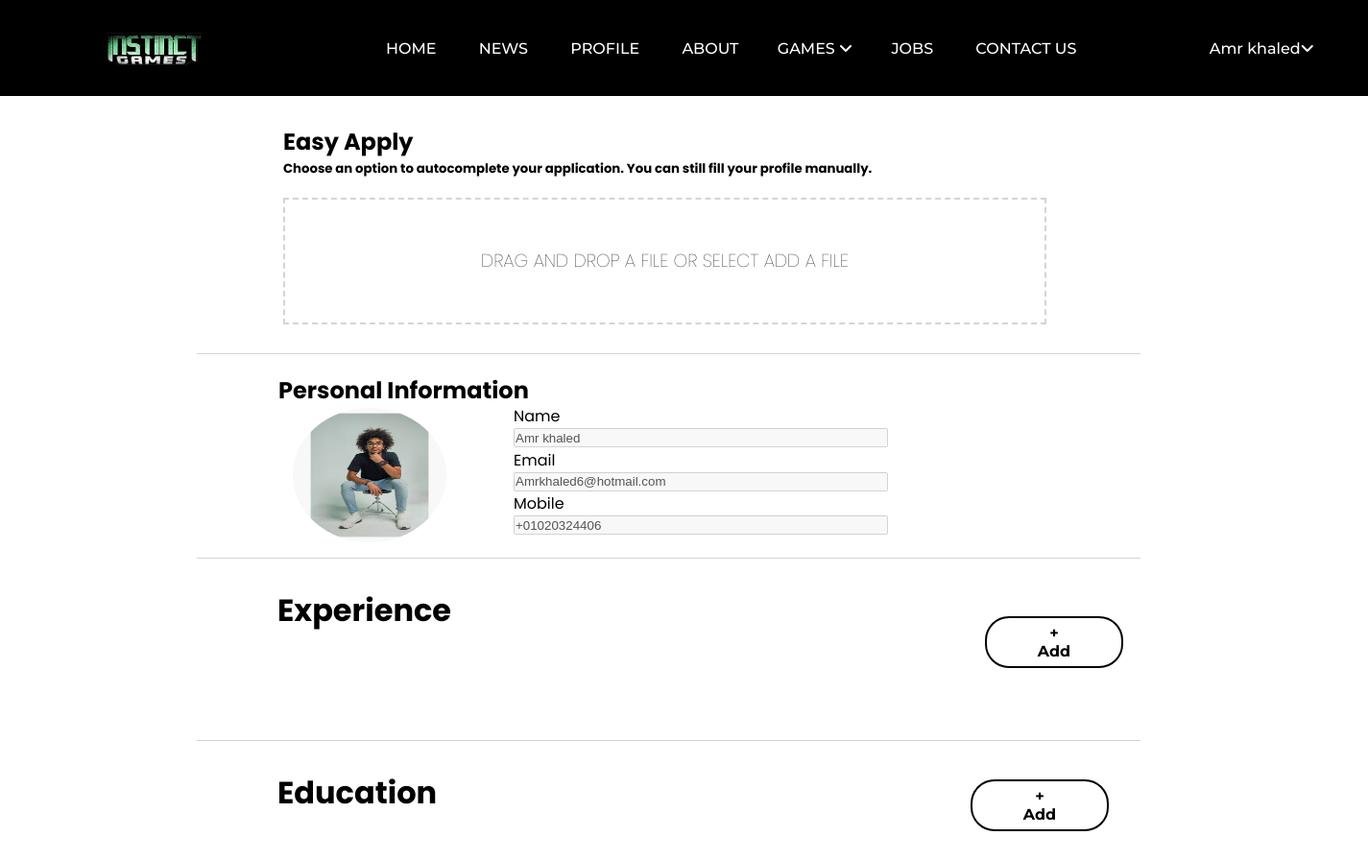
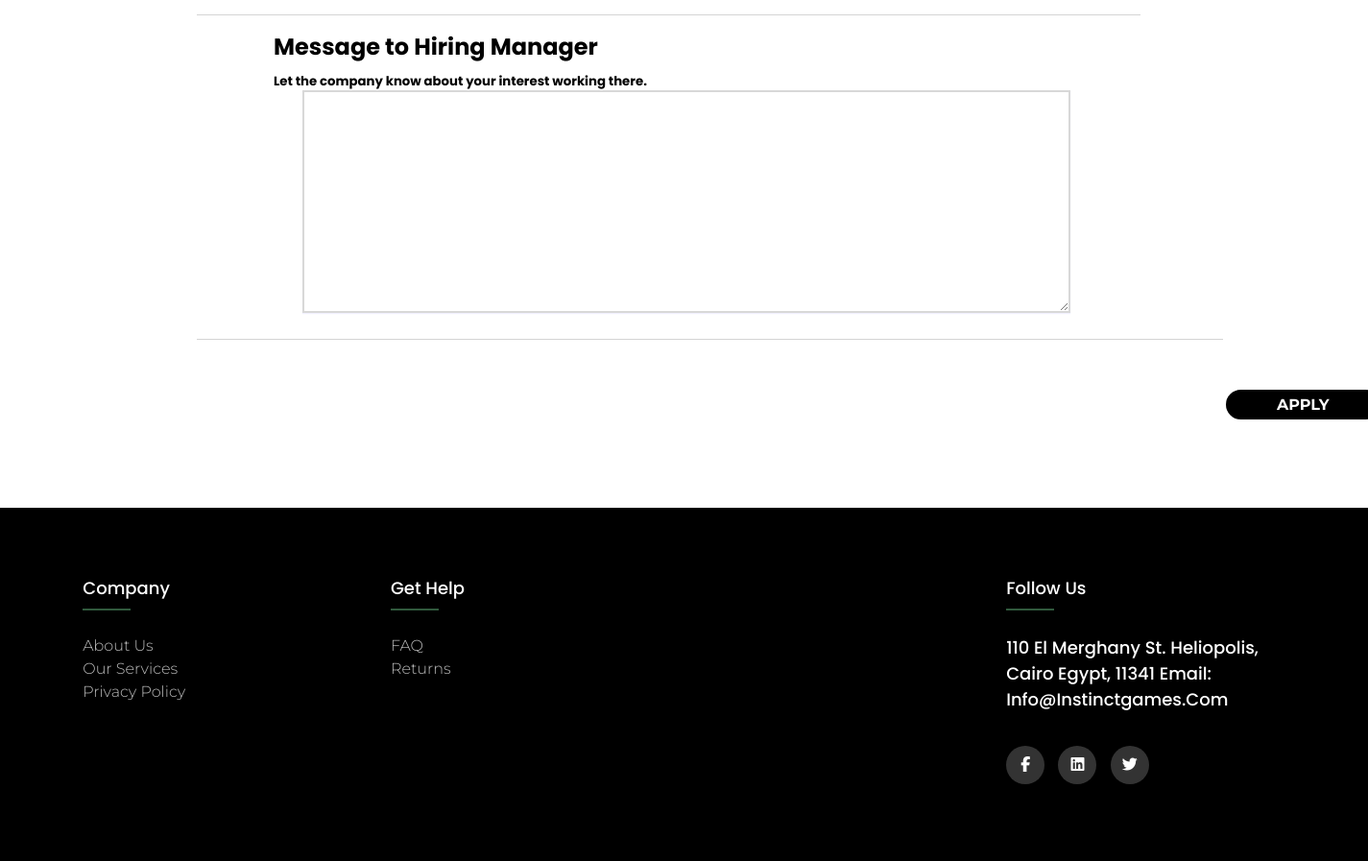
The page /jobApply.php (signed in) on the database its author committed (2 pictures, top to bottom).
### tables this page shows
CREATE TABLE `users` (
  `id` int(11) UNSIGNED NOT NULL,
  `user_name` text NOT NULL,
  `name` text NOT NULL,
  `email` text NOT NULL,
  `password` text NOT NULL,
  `phone` text NOT NULL,
  `image` text NOT NULL
);

### jobApply.php (the view, shortened to what this page needs)
<!DOCTYPE html>
<html lang="en">
<head>
    <link rel="stylesheet" href="layouts/css/style.css">
</head>
<body id="jobApply" style="  background-color: white;
  color: black;">
<?php
include("includes/nav.php");
    ?>
    <?php
      $user_id = $_SESSION['user_id'];
      $sql = "SELECT * FROM users WHERE id = '$user_id'";
      $result = mysqli_query($conn, $sql);
      $user = mysqli_fetch_assoc($result);
      ?>
<div class="containerrrr">
  <form action="jobApply.php?id=<?php echo $job_id; ?>&user=<?php echo $user_id; ?>" method="POST" enctype="multipart/form-data">
      <div class="file-upload">
        <h2 style="font-weight: bold;"> Easy Apply</h2>
        <h5>Choose an option to autocomplete your application. You can still fill your profile manually.</h5>
        <div class="image-upload-wrap">
          <div class="drag-text">
            <h3>Drag and drop a file or select add A File</h3>
          </div>
        </div>
      </div>
      <hr size="1" width="115%" color="#d4d4d4" style="margin-left:-80px;margin-bottom:20px;">
      <h2 style="font-weight: bold; margin-left:5px;">Personal Information</h2>
      <div class="container" style="margin-right: 930px;">
        <img style="width:160px;height:140px; margin-left:20px; margin-bottom:30px; border-radius:90%;" src="layouts/img/Users/<?php echo $user['image']; ?>">
            <div  style=" margin-left: 210px; margin-top: -180px;">
                <div class="col-md-8" style="margin-bottom:22px">
                  <div class="panel panel-default">
                    <div class="panel-body">
                          <div class="form-group form-group-inline">
                            <label class="label-block">Name</label>
                            <input class="form-control form-control-inline form-control-medium" name="name" value="<?php echo $user['name']; ?>" disabled/>
                          </div>
                          <div class="panel-body">
                            <div class="form-group form-group-inline">
                            <label class="label-block">Email</Label>
                            <input type="email" class="form-control form-control-inline form-control-medium" name="email" value="<?php echo $user['email']; ?>" disabled/>
                          </div>
                          <div class="panel-body" >
                            <div class="form-group form-group-inline">
                            <label class="label-block">Mobile</label>
                            <input class="form-control form-control-inline" name="mobile" value="<?php echo $user['phone']; ?>" disabled/>
                          </div>
                    </div>
                  </div>
                </div>
            </div>
            </div>
            </div>
      </div>
      <hr size="1" width="115%" color="#d4d4d4" style="margin-left:-80px;margin-top:10px;">
      <div class="experience" style="margin-top:20px;">
        <h1 style="font-weight: bold; margin-top:10px; margin-left:4px">Experience</h1>
         <button type="button" class="exbutton4" onclick="openForm2()" style="font-weight: bold;">+ Add</button>
      </div>
        <hr size="1" width="115%" color="#d4d4d4" style="margin-left:-80px;margin-top:35px;">
      <div class="experience">
        <h1 style="font-weight: bold; margin-top:30px;margin-left:4px">Education</h1>
        <button type="button" class="exbutton4" onclick="openForm()" style="font-weight: bold;">+ Add</button>
      </div>
      <div>
      <hr size="1" width="115%" color="#d4d4d4" style="margin-left:-80px; margin-top:5px;">
      </div>
    <div>
    <div style="margin-top:15px;width: 70%;">
        <h2 style="font-weight: bold; margin-bottom:10px;">Message to Hiring Manager</h2>
        <h5 style="margin-top:-2px;">Let the company know about your interest working there.</h5>
        <textarea name="message" class="text-box" rows="12"></textarea>
      </div>
      <hr size="1" width="125%" color="#d4d4d4" style="margin-left:-80px;margin-bottom:10px;">
      <button class="exbutton3" name="apply" type="submit" style="font-weight: bold;">APPLY</button>
  </form>
</div>
  <?php include("includes/footer.php");
    ?>
</body>
</html>

### includes/nav.php (shortened to what this page needs)
<head>
   <?php
   $servername = "localhost";
   $username = "root";
   $password = "";
   $dbname = "instinct_games";
   $conn = mysqli_connect($servername,$username,$password,$dbname);
      if(!empty($_SESSION['user_id'])) {
         $user_id = $_SESSION['user_id'];
         $sql = "SELECT * FROM users WHERE id = '$user_id'";
         $result = mysqli_query($conn, $sql);
         $user = mysqli_fetch_assoc($result);
      }
    ?>
</head>
    <header>
        <div class="logo">
        <a href="index.php">
            <img class="" src="images/Bakaar.png" alt="logo">
            </a>
        </div>
        <nav>
            <ul class="nav_links">
                <li><a href="index.php">HOME</a></li>
                <li><a href="news.php">NEWS</a></li>
                <?php
                  if(!empty($_SESSION['user_id'])) {
                     $userID = $_SESSION['user_id'];
                     print '
                     <li><a href="MyProfile.php?id='.$userID.'">PROFILE</a></li>
                     ';
                  }
                ?>
                <li><a href="Aboutus.php">ABOUT</a></li>
                <div class="dropdown-menu">
               <button class="menu-btn">GAMES <i class="fas fa-angle-down"></i></button>
</div>
                <li><a href="Jobs.php">JOBS</a></li>
                <li><a href="Contact Us.php">CONTACT US</a></li>
            </ul>
        </nav>
        <?php
         if(empty($_SESSION['user_id'])) {
            print '
            <a href="signin.php"><input type="submit" class="button" value="Log in" name="submit"></a>
            <a href="signup.php"><input type="submit" class="Register-button" value="Regstier" name="submit"></a>
            ';
         } else {
            $userName = $user['name'];
            echo "
            <div class='dropdown-menu' style='margin: 0 auto'>
            <button class='menu-btn'>".$userName."<i class='fas fa-angle-down'></i></button>
            <div class='menu-content'>
               <a class='links-hidden' styel='color:white' href='index.php?signout='>Log Out</a>
            </div>
            </div>
            ";
         }
        ?>
    </header>
    </html>

### layouts/css/style.css (style rules this page uses)
* { margin: 0; padding: 0; box-sizing: border-box; }
body { background-color: #1b1b1b; color: white; box-sizing: border-box; }
li,a,button { font-family: "Montserrat",sans-serif; font-weight: 500; font-size: 16px; color: white; text-decoration: none; }
header { display: flex; justify-content: space-between; align-items: center; padding: 30px 10px; height: 100px; background-color: black; }
.logo { cursor:pointer; width: 300px; height: 100%; text-align: center; }
.logo img { width: 100px; height: 100%; }
nav { width:60%; margin: 0 auto; text-align: center; }
.nav_links { list-style: none; }
.nav_links li { display: inline-block; padding: 0px 20px; }
.nav_links li a { transition: all 0.3s ease 0s; }
#jobApply .file-upload { background-color: rgb(255, 255, 255); width: 100%; margin: 0 auto; padding: 30px; margin-left: -20px; }
#jobApply .image-upload-wrap { margin-top: 20px; border: 2px dashed #d4d4d4; position: relative; }
#jobApply .drag-text { text-align: center; }
#jobApply .drag-text h3 { font-weight: 100; text-transform: uppercase; color: #000000; padding: 50px 0; }
#jobApply .form-group-inline { display: inline-block; }
#jobApply .form-control-inline { min-width: 3; width: 390px; display:flex; margin-left: 40px; height:20px; }
#jobApply .form-control-medium { min-width: 200px; max-width: 3200px; }
#jobApply .label-block { display: block; margin-left: 40px; }
#jobApply .experience { display: flex; }
#jobApply .exbutton3 { background-color: #000000; border: 2px solid #ffffff; color: white; padding: 6px 53px; text-decoration: none; display: inline; font-size: 16px; margin: 40px 20px; cursor: pointer; border-radius:25px; margin-left: 990px; }
#jobApply .exbutton4 { background-color: #ffffff; border: 2px solid #000000; color: black; padding: 6px 53px; text-decoration: none; display: inline; font-size: 16px; margin: 40px 20px; cursor: pointer; border-radius:25px; margin-left: 65%; }
#jobApply .text-box { background: #fff; color: #000; width: 800px; min-height: 150px; max-height: 350px; resize: vertical; padding: 12px; font-size: 15px; box-shadow: 0 1px 1px rgba(97, 94, 250, 0.1); margin-bottom: 20px; opacity: 0.9; border: 2px solid #d4d4d4; margin-left: 30px; margin-bottom: 20px; outline: none; }
#jobApply .containerrrr { width: 60%; margin: 0 auto; }

### includes/nav.php (style rules this page uses)
.menu-btn { background-color: #000; color: white; padding: 16px; font-family: "Montserrat",sans-serif;; border: none; }
.dropdown-menu { position: relative; display: inline-block; }

### includes/footer.php (style rules this page uses)
* { margin: 0; padding: 0; box-sizing: border-box; }
body { line-height: 1.5; font-family: 'Poppins', sans-serif; }

### rows shown on the page
users: name "Amr khaled", image (picture), email "Amrkhaled6@hotmail.com", mobile "+01020324406"
